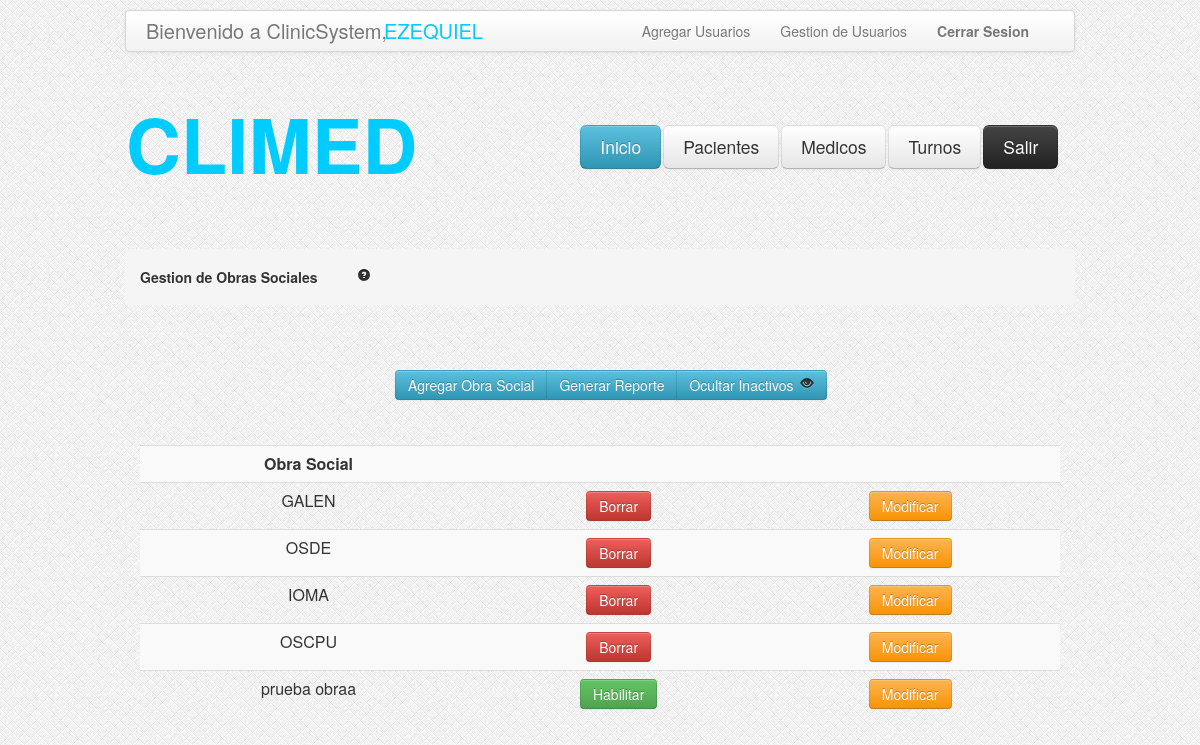
The app's page /GestionObras.php?ojito=0 (signed in) with its own data.
### tables this page shows
CREATE TABLE IF NOT EXISTS `obrasociales` (
  `idobra` int(11) NOT NULL AUTO_INCREMENT,
  `nombre` varchar(200) NOT NULL,
  `activo` tinyint(1) NOT NULL DEFAULT '1',
  PRIMARY KEY (`idobra`)
);

### GestionObras.php (the view, shortened to what this page needs)
<?php
	if (!isset($_GET['ojito'])) {
		$ojito=1;
	}else{
		$ojito=$_GET['ojito'];
	}
	$consulta = "SELECT idobra,nombre,activo FROM obrasociales where activo = ".$ojito." OR 0 = ".$ojito." ";
    $resultado = mysql_query($consulta);
?>
<html>
<head>
<link rel="stylesheet" type="text/css" href="css/estilo.css"/>
<link rel="stylesheet" type="text/css" href="css/bootstrap.css"/>
<link rel="stylesheet" type="text/css" href="css/bootstrap-responsive.css"/>
</head>
<body style="background-image:url('images/bg.png')">
	<?php include_once('header.php'); ?>
	<div class="encapsulador">
		<div class="contenedor">
			<ul class="breadcrumb">
				<li>
					<h5>Gestion de Obras Sociales<a href="#" style="margin-left: 40px;"><i class="icon-question-sign"></i></a></h5>
				</li>
			</ul>
			<div class="btn-group" style="margin-top: 45px; margin-left: 270;">
			        <button class="btn btn-info" type="button" onclick="location.href='AltaObras.php'">Agregar Obra Social</button>
                    <?php
                    if ($_SESSION['tipo'] != "administrador") {
                    ?>
                    	<button class="btn btn-info" type="button" disabled>Generar Reporte</button>
                    <?php
				    }else{
				    ?>
				    	<button class="btn btn-info" type="button" onclick="location.href='ReporteObras.php?ojito= <?php echo $ojito ?>'">Generar Reporte</button>
				    <?php
				    }
				    ?>
				    <button class="btn btn-info" type="button"
					<?php	if($ojito == 1){ ?>
								onclick="location.href='GestionObras.php?ojito=0'"> Mostrar Inactivos <i class="icon-eye-close" style="margin-left: 3px;"></i>
					<?php	} else { ?>
								onclick="location.href='GestionObras.php?ojito=1'"> Ocultar Inactivos <i class="icon-eye-open" style="margin-left: 3px;"></i>
					<?php	} ?>
					</button>
			</div>
		</div>
		<div id="tabla-gestion-obrasociales">
				<table class="table table-striped">
					<tr>
						<td><b>Obra Social</b> </td>
						<td></td>
						<td></td>
					</tr>
					<?php
				while ($valor = mysql_fetch_array($resultado))
				{
				?>
					<tr>
						<td><?php echo $valor["nombre"]; ?></td>
						<?php
								$idobra = $valor["idobra"];
								if( $valor["activo"] == 1 ){
						?>
									<td><a data-toggle="modal" role="button" href="#borrar<?php echo $idobra; ?>" class="btn btn-danger">Borrar</a></td>
						<?php	}else{ ?>
									<td><button class="btn btn-success" type="button" onclick="location.href='HabilitarObra.php?idobra=<?php echo $idobra; ?> '">Habilitar</button></td>
						<?php	}  	?>
						<td><button class="btn btn-warning" onclick="location.href='ObraSocial.php?idobra=<?php echo $valor["idobra"]; ?>'" type="button">Modificar</button> </td>
					</tr>
				<?php
				}
				?>
				</table>
		</div>
	</div>
</body>
</html>

### css/estilo.css (style rules this page uses)
.encapsulador { width:950px; height:auto; margin: auto; }
.contenedor { margin-top: 75px; }
#tabla-gestion-obrasociales { margin-top: 45px; margin-left: 15px; margin-right: 15px; }

### records on screen
obrasociales: nombre "GALEN"
obrasociales: nombre "OSDE"
obrasociales: nombre "IOMA"
obrasociales: nombre "OSCPU"
obrasociales: nombre "prueba obraa"

### other values on screen
$usuario "EZEQUIEL"
